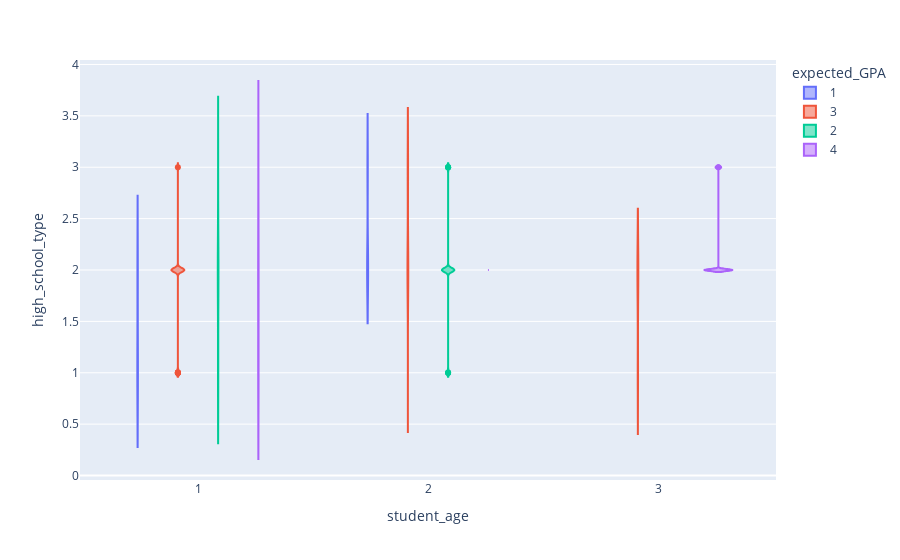

This figure's notebook cell:
### Code cell
px.violin(highly_correlated_df, x='student_age', y='high_school_type', color='expected_GPA')

### Figure 1 — Plotly figure (JSON) as saved in the notebook; plotly's stock layout.template omitted (floating-point values rounded to 4 significant figures)
{"data": [{"alignmentgroup": "True", "box": {"visible": false}, "hovertemplate": "expected_GPA=1<br>student_age=%{x}<br>high_school_type=%{y}<extra></extra>", "legendgroup": "1", "marker": {"color": "#636efa"}, "name": "1", "offsetgroup": "1", "orientation": "v", "scalegroup": "True", "showlegend": true, "type": "violin", "x": [2, 1, 1, 2, 1, 1, 1, 2, 2, 1, 1, 2, 1, 2, 2, 2], "x0": " ", "xaxis": "x", "y": [3, 2, 1, 2, 1, 1, 1, 2, 2, 2, 1, 2, 2, 2, 2, 3], "y0": " ", "yaxis": "y"}, {"alignmentgroup": "True", "box": {"visible": false}, "hovertemplate": "expected_GPA=3<br>student_age=%{x}<br>high_school_type=%{y}<extra></extra>", "legendgroup": "3", "marker": {"color": "#EF553B"}, "name": "3", "offsetgroup": "3", "orientation": "v", "scalegroup": "True", "showlegend": true, "type": "violin", "x": [2, 2, 1, 1, 1, 1, 1, 2, 3, 2, 3, 2, 2, 2, 2, 1, 3, 2, 2, 1, 2, 2, 2, 2, 2, 2, 2, 2, 2, 1, 2, 1, 2, 1, 1, 1, 1, 1, 1, 1, 1, 2, 2, 1, 2, 3, 1, 2, 1, 1, 1, 1, 1, 1, 1, 1, 1, 2, 1, 1, 2], "x0": " ", "xaxis": "x", "y": [3, 3, 1, 2, 2, 1, 2, 2, 2, 3, 2, 2, 2, 3, 2, 1, 2, 2, 3, 2, 2, 2, 3, 2, 2, 2, 3, 3, 2, 2, 2, 2, 2, 2, 2, 3, 2, 2, 2, 2, 2, 1, 2, 1, 2, 1, 2, 2, 2, 2, 2, 2, 2, 1, 2, 2, 2, 2, 2, 1, 2], "y0": " ", "yaxis": "y"}, {"alignmentgroup": "True", "box": {"visible": false}, "hovertemplate": "expected_GPA=2<br>student_age=%{x}<br>high_school_type=%{y}<extra></extra>", "legendgroup": "2", "marker": {"color": "#00cc96"}, "name": "2", "offsetgroup": "2", "orientation": "v", "scalegroup": "True", "showlegend": true, "type": "violin", "x": [2, 1, 2, 2, 1, 2, 2, 2, 2, 1, 2, 1, 1, 2, 2, 1, 2, 1, 2, 2, 2, 2, 2, 2, 1, 1, 2, 1, 2, 2, 2, 2, 1, 1, 1, 2, 1, 1], "x0": " ", "xaxis": "x", "y": [2, 1, 1, 2, 1, 2, 2, 2, 2, 2, 2, 2, 1, 2, 2, 2, 2, 3, 1, 2, 2, 3, 2, 2, 2, 2, 2, 2, 3, 3, 2, 1, 1, 2, 2, 2, 2, 2], "y0": " ", "yaxis": "y"}, {"alignmentgroup": "True", "box": {"visible": false}, "hovertemplate": "expected_GPA=4<br>student_age=%{x}<br>high_school_type=%{y}<extra></extra>", "legendgroup": "4", "marker": {"color": "#ab63fa"}, "name": "4", "offsetgroup": "4", "orientation": "v", "scalegroup": "True", "showlegend": true, "type": "violin", "x": [2, 1, 3, 1, 2, 3, 2, 2, 3, 2, 2, 3, 1, 2, 2, 1, 2, 3, 3, 2, 2, 2, 1, 1, 1, 1, 1, 1, 1, 1], "x0": " ", "xaxis": "x", "y": [2, 2, 2, 2, 2, 2, 2, 2, 2, 2, 2, 2, 3, 2, 2, 2, 2, 2, 3, 2, 2, 2, 2, 2, 1, 2, 1, 1, 1, 1], "y0": " ", "yaxis": "y"}], "layout": {"legend": {"title": {"text": "expected_GPA"}, "tracegroupgap": 0}, "margin": {"t": 60}, "violinmode": "group", "xaxis": {"anchor": "y", "domain": [0, 1], "title": {"text": "student_age"}}, "yaxis": {"anchor": "x", "domain": [0, 1], "title": {"text": "high_school_type"}}}}
